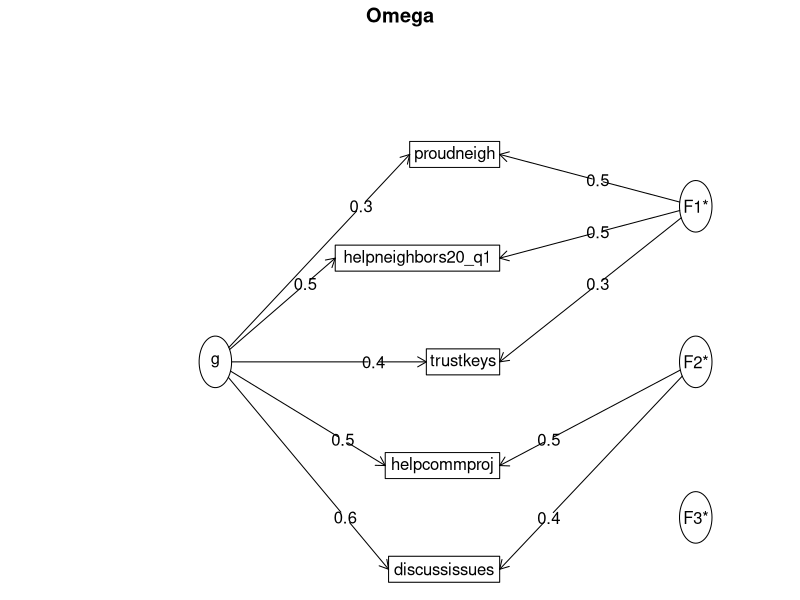
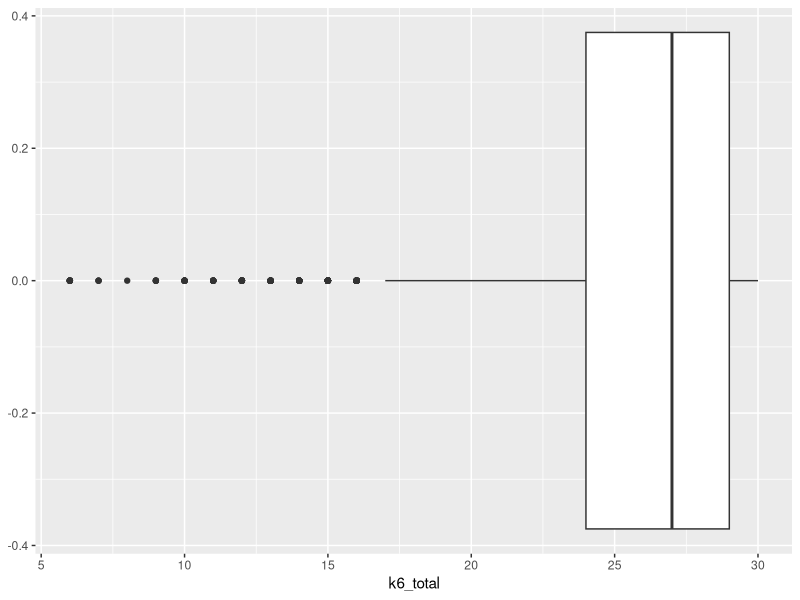

The R script that drew these images, in order:
## ---- chunk 1
knitr::opts_chunk$set(echo = TRUE)
library(tidyverse)
library(ggplot2)
## ---- chunk 2

# Call cleaned dataset 
chs2020_cleaned_q1 <- read.csv("chs2020_q1_working.csv")

  
# Check internal consistency (used both alpha and omega) 
library(psych)
alpha(chs2020_cleaned_q1[, c("helpneighbors20_q1", "discussissues", 
                             "helpcommproj", "trustkeys", "proudneigh")])
## overall alpha = 0.649

# OPTIONAL ANALYSIS: Consider survey weight
library(survey)
chs2020_weighted_q1 <- svydesign(ids = ~cid, data = chs2020_cleaned_q1, 
                                strata = ~strata_q1, weights = ~wt21_dual_q1, nest=TRUE)
svycralpha(~helpneighbors20_q1+discussissues+helpcommproj+trustkeys+proudneigh, 
           chs2020_weighted_q1, na.rm=T)

omega(chs2020_cleaned_q1[, c("helpneighbors20_q1", "discussissues", 
                             "helpcommproj", "trustkeys", "proudneigh")])

# Check exploratory factor analysis 
fa(chs2020_cleaned_q1[, c("helpneighbors20_q1", "discussissues", "helpcommproj", 
                          "trustkeys", "proudneigh")], nfactors = 1, fm = "ml")$loadings
## all of the items have loadings > 0.3

# Compare scale performance by age group
aggregate(social_cohesion ~ ageband, data = chs2020_cleaned_q1, FUN = mean, na.rm = TRUE)

# ADDITIONAL: ANOVA
sc_age_lm <- lm(social_cohesion ~ ageband, data = chs2020_cleaned_q1)
anova(sc_age_lm)

# Descriptive analysis of key variables
## k6_total
chs2020_cleaned_q1 |> 
  ggplot(aes(x=k6_total)) + geom_boxplot()
summary(chs2020_cleaned_q1$k6_total)

## nspd
chs2020_cleaned_q1 |>
  mutate(nspd_response = case_when(nspd==1 ~ 'Yes', nspd==2 ~ 'No', is.na(nspd) ~ NA)) |>
  group_by(nspd_response, ageband) |>
  count() |>
  summarize(
    count=n,
    .groups='drop'
    ) |>
  group_by(ageband) |>
  mutate(proportion = count / sum(count)*100)
 
## ageband
chs2020_cleaned_q1 |>
  count(ageband) |>
  summarize(
    ageband=ageband,
    percent = n/sum(n) *100,
    count=n)

## gender
chs2020_cleaned_q1 |>
  count(gender) |>
  summarize(
    gender=gender,
    percent = n/sum(n) *100,
    count=n)
  
chs2020_cleaned_q1 |>
  group_by(gender, ageband) |>
  count() |>
  summarize(
    count=n,
    .groups='drop'
    ) |>
  group_by(ageband) |>
  mutate(proportion_by_age = count / sum(count)*100)
 

## race/ethnicity
chs2020_cleaned_q1 |>
  count(race_ethnicity) |>
  summarize(
    race_ethnicity=race_ethnicity,
    percent = round(n/sum(n) *100,3),
    count=n)

chs2020_cleaned_q1 |>
  group_by(race_ethnicity, ageband) |>
  count() |>
  summarize(
    count=n,
    .groups='drop'
    ) |>
  group_by(ageband) |>
  mutate(proportion_by_age = count / sum(count)*100)

## education
chs2020_cleaned_q1 |>
  mutate(
    education_lev = 
      case_when(education==1 ~ 'Less than high school',
                education==2 ~ 'High school graduate',
                education==3 ~ 'Some college/technical school',
                education==4 ~ 'College graduate',
                education=='.d' ~ 'Dont know',
                education=='.r' ~ 'Refused',
                is.na(education) ~ NA)
    ) |>
  count(education_lev) |>
  summarize(
    education=education_lev,
    percent = round(n/sum(n) *100,3),
    count=n)

chs2020_cleaned_q1 |>
   mutate(
    education_lev = 
      case_when(education==1 ~ 'Less than high school',
                education==2 ~ 'High school graduate',
                education==3 ~ 'Some college/technical school',
                education==4 ~ 'College graduate',
                education=='.d' ~ 'Dont know',
                education=='.r' ~ 'Refused',
                is.na(education) ~ NA)
    ) |>
  group_by(education_lev, ageband) |>
  count() |>
  summarize(
    count=n,
    .groups='drop'
    ) |>
  group_by(ageband) |>
  mutate(proportion_by_age = count / sum(count)*100)


## employment20
chs2020_cleaned_q1 |>
  mutate(
    employment = 
      case_when(employment20==1 ~ 'Employed for wages or salary',
                employment20==2 ~ 'Self-employed',
                employment20==3 ~ 'Unemployed for 1 year or more',
                employment20==4 ~ 'Unemployed for less than 1 year',
                employment20==5 ~ 'A homemaker',
                employment20==6 ~ 'A student',
                employment20==7 ~ 'Retired',
                employment20==8 ~ 'Unable to work',
                employment20=='.d' ~ 'Dont know',
                employment20=='.r' ~ 'Refused',
                is.na(employment20) ~ NA)
    )|>
  count(employment) |>
  summarize(
    employment=employment,
    percent = round(n/sum(n) *100,3),
    count=n)

chs2020_cleaned_q1 |>
   mutate(
    employment = 
      case_when(employment20==1 ~ 'Employed for wages or salary',
                employment20==2 ~ 'Self-employed',
                employment20==3 ~ 'Unemployed for 1 year or more',
                employment20==4 ~ 'Unemployed for less than 1 year',
                employment20==5 ~ 'A homemaker',
                employment20==6 ~ 'A student',
                employment20==7 ~ 'Retired',
                employment20==8 ~ 'Unable to work',
                employment20=='.d' ~ 'Dont know',
                employment20=='.r' ~ 'Refused',
                is.na(employment20) ~ NA)
    )|>
  group_by(employment, ageband) |>
  count() |>
  summarize(
    count=n,
    .groups='drop'
    ) |>
  group_by(ageband) |>
  mutate(proportion_by_age = count / sum(count)*100)

## imputed poverty group
chs2020_cleaned_q1 |>
  mutate(
    poverty_level = 
      case_when(imputed_povertygroup==1 ~ '<100% poverty',
                imputed_povertygroup==2 ~ '100% - <200% poverty',
                imputed_povertygroup==3 ~ '200% - <400% poverty',
                imputed_povertygroup==4 ~ '400% - <600% poverty',
                imputed_povertygroup==5~ '>=600% poverty',
                is.na(imputed_povertygroup) ~ NA)
    )|>
  count(poverty_level) |>
  summarize(
    poverty_group=poverty_level,
    percent =round( n/sum(n) *100,3),
    count=n)

chs2020_cleaned_q1 |>
   mutate(
    poverty_level = 
      case_when(imputed_povertygroup==1 ~ '<100% poverty',
                imputed_povertygroup==2 ~ '100% - <200% poverty',
                imputed_povertygroup==3 ~ '200% - <400% poverty',
                imputed_povertygroup==4 ~ '400% - <600% poverty',
                imputed_povertygroup==5~ '>=600% poverty',
                is.na(imputed_povertygroup) ~ NA)
    )|>
  group_by(poverty_level, ageband) |>
  count() |>
  summarize(
    count=n,
    .groups='drop'
    ) |>
  group_by(ageband) |>
  mutate(proportion_by_age = count / sum(count)*100)

## hhsize
chs2020_cleaned_q1 |>
  count(hhsize) |>
  summarize(
    householdsize=hhsize,
    percent = round(n/sum(n) *100,3),
    count=n)

## delaypayrent
chs2020_cleaned_q1 |>
  mutate(delaypayrent_response = case_when(
    delaypayrent == 1 ~ 'Yes',
    delaypayrent == 2 ~ 'No',
    delaypayrent == '.d' ~ 'Dont know',
    delaypayrent == '.r' ~ 'Refused'
  )) |>
  count(delaypayrent_response) |>
  summarize(
    delaypayrent_response=delaypayrent_response,
    percent = round(n/sum(n) *100,3),
    count=n)

## rodentsstreet
chs2020_cleaned_q1 |>
  mutate(rodent = case_when(
    rodentsstreet == 1 ~ 'Yes',
    rodentsstreet == 2 ~ 'No',
    rodentsstreet == '.d' ~ 'Dont know',
    rodentsstreet == '.r' ~ 'Refused'
  )) |>
  count(rodent) |>
  summarize(
    rodentsstreet_response=rodent,
    percent =round( n/sum(n) *100,3),
    count=n)

chs2020_cleaned_q1 |>
   mutate(rodent = case_when(
    rodentsstreet == 1 ~ 'Yes',
    rodentsstreet == 2 ~ 'No',
    rodentsstreet == '.d' ~ 'Dont know',
    rodentsstreet == '.r' ~ 'Refused'
  ))|>
  group_by(rodent, ageband) |>
  count() |>
  summarize(
    count=n,
    .groups='drop'
    ) |>
  group_by(ageband) |>
  mutate(proportion_by_age = count / sum(count)*100)

## smellcigsmoke20_q1
chs2020_cleaned_q1 |>
  mutate(smellcig = case_when(
    smellcigsmoke20_q1 == 1 ~ 'Everyday',
    smellcigsmoke20_q1 == 2 ~ 'A few times per week',
    smellcigsmoke20_q1 == 3 ~ 'A few times per month',
    smellcigsmoke20_q1 == 4 ~ 'A few times per year',
    smellcigsmoke20_q1 == 5 ~ 'Never',
    smellcigsmoke20_q1 == '.d' ~ 'Dont know',
    smellcigsmoke20_q1 == '.r' ~ 'Refused',
    is.na(smellcigsmoke20_q1) ~ NA
  )) |>
  count(smellcig) |>
  summarize(
    smellcigsmoke=smellcig,
    percent =round(n/sum(n) *100,3),
    count=n)

chs2020_cleaned_q1 |>
   mutate(smellcig = case_when(
    smellcigsmoke20_q1 == 1 ~ 'Everyday',
    smellcigsmoke20_q1 == 2 ~ 'A few times per week',
    smellcigsmoke20_q1 == 3 ~ 'A few times per month',
    smellcigsmoke20_q1 == 4 ~ 'A few times per year',
    smellcigsmoke20_q1 == 5 ~ 'Never',
    smellcigsmoke20_q1 == '.d' ~ 'Dont know',
    smellcigsmoke20_q1 == '.r' ~ 'Refused',
    is.na(smellcigsmoke20_q1) ~ NA
  )) |>
  group_by(smellcig, ageband) |>
  count() |>
  summarize(
    count=n,
    .groups='drop'
    ) |>
  group_by(ageband) |>
  mutate(proportion_by_age = count / sum(count)*100)
